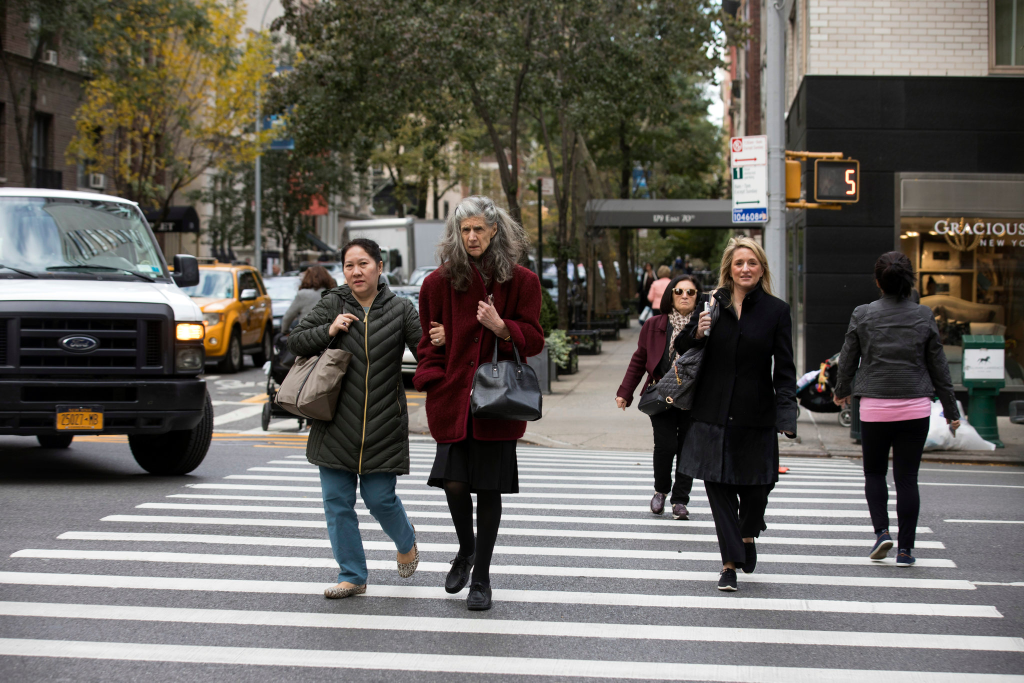
#> input picture images/image1.jpg, 2048 x 1365 px (shown at 1/2 size)
$ python -i person_detector_service.py   (imports and definitions only)
#> lines starting #> are read from the running program, lines starting #| are printed output that depends on the picture
import cv2
import imutils
from PIL import Image
import time
import os

hog = cv2.HOGDescriptor()
# [1 line not run here, left out]


def detect(image: any):
    start = time.time()
    image = imutils.resize(image, width=min(800, image.shape[1]))
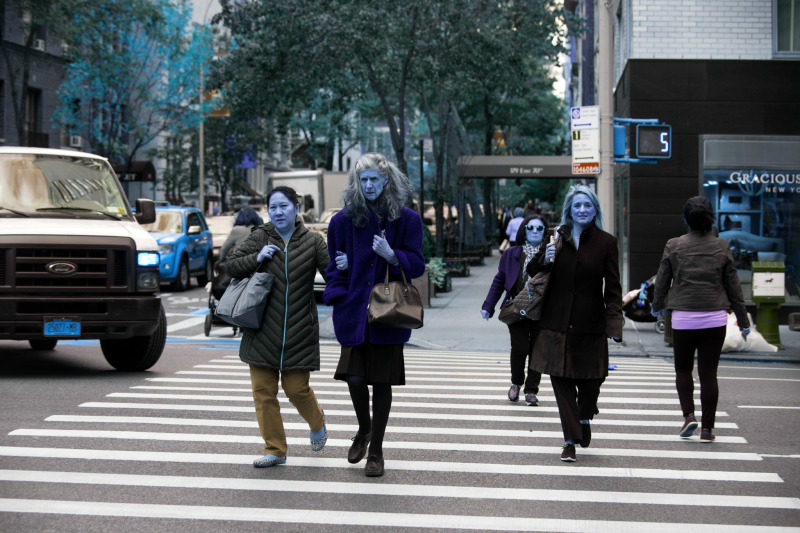
#> image: shape (533, 800, 3); mean of channels 0, 1, 2 103.1, 99.7, 94.1; drawn as B, G, R
    image = cv2.cvtColor(image, cv2.COLOR_RGB2GRAY)
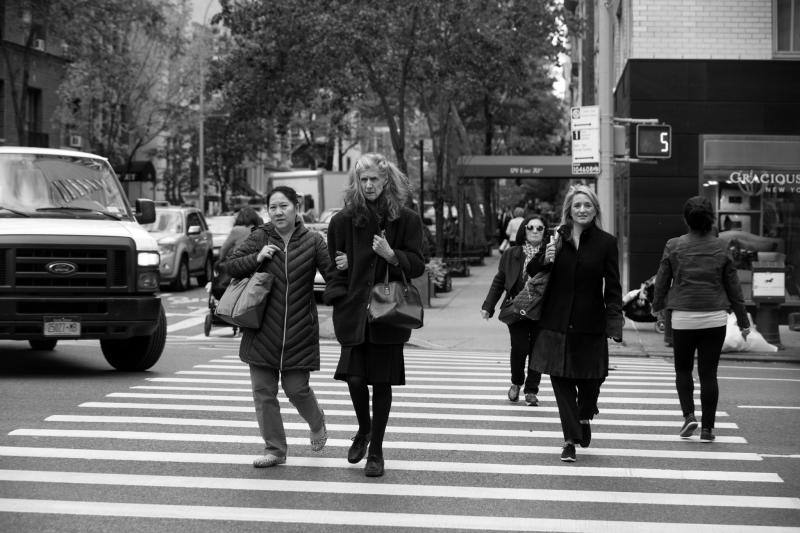
#> image: shape (533, 800); min 0, max 255, mean 100.1
    (regions, _) = hog.detectMultiScale(image, winStride=(4, 4), padding=(4, 4), scale=1.05)
#> regions = ()

    human_counter = 0
    image = cv2.cvtColor(image, cv2.COLOR_GRAY2RGB)
#> image: shape (533, 800, 3)
    for (x, y, w, h) in regions:
        cv2.rectangle(image, (x, y),
                      (x + w, y + h),
                      (0, 255, 0), 2)
        human_counter += 1
#> this loop made 0 passes
#> after the loop, human_counter = 0

    end = time.time()
    cv2.putText(image, f'Total : {human_counter}', (20, 40), cv2.FONT_HERSHEY_DUPLEX, 0.8, (0, 0, 255), 2)
    cv2.putText(image, f'Time : {end - start}', (20, 60), cv2.FONT_HERSHEY_DUPLEX, 0.8, (0, 0, 255), 2)
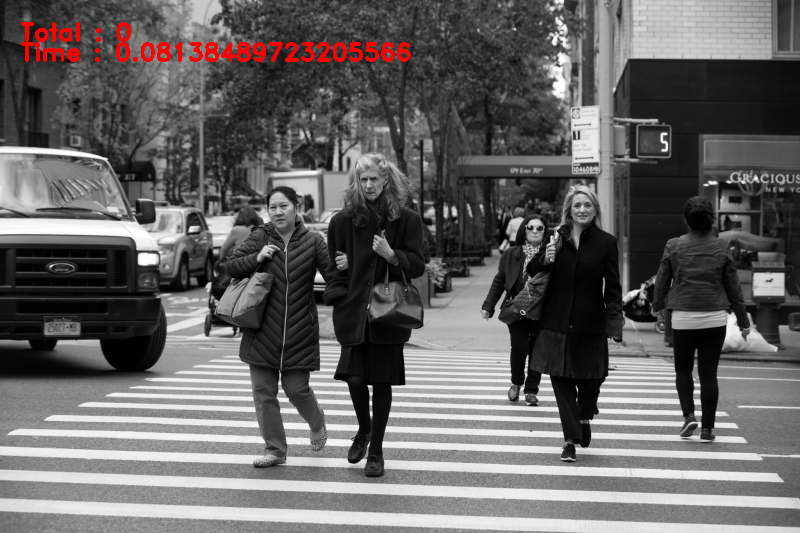
#> image: shape (533, 800, 3); mean B, G, R 99.4, 99.4, 101.9

    cv2.imshow('output', image)
    cv2.waitKey(0)
    cv2.destroyAllWindows()

>>> import cv2
>>> picture = cv2.cvtColor(cv2.imread('images/image1.jpg'), cv2.COLOR_BGR2RGB)
>>> result = detect(picture)
#> result = None

$ run again, on images/image2.jpg
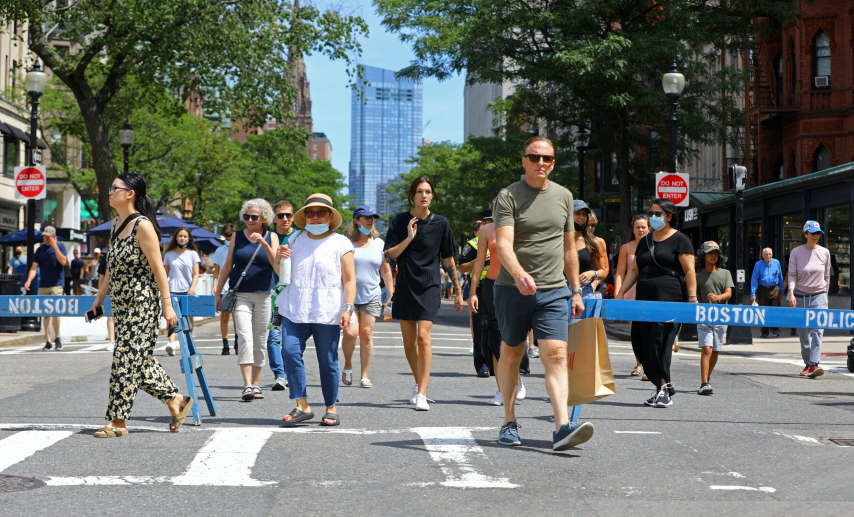
#> input picture images/image2.jpg, 2560 x 1549 px (shown at 1/3 size)
#> in detect, `image = cv2.cvtColor(image, cv2.COLOR_RGB2GRAY)`:
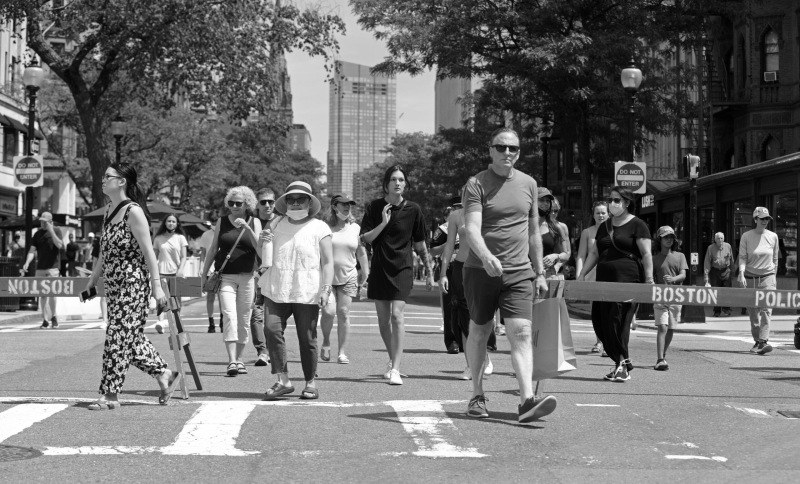
#> image: shape (484, 800); min 0, max 255, mean 110.3
#> regions = ()
#> after the loop in detect, `for (x, y, w, h) in regions:`: human_counter = 0
#> in detect, `cv2.putText(image, f'Time : {end - start}', (20, 60), cv2.FONT_HERSHEY..`:
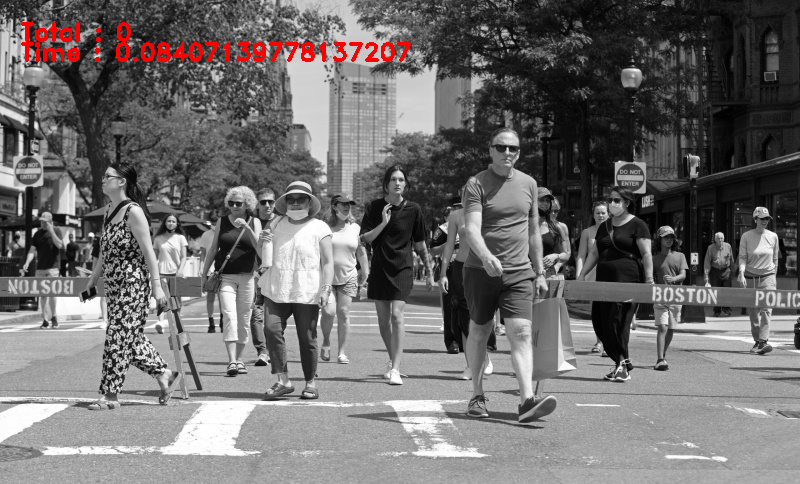
#> image: shape (484, 800, 3); mean B, G, R 109.3, 109.3, 111.8
#> result = None

$ run again, on images/image3.jpg
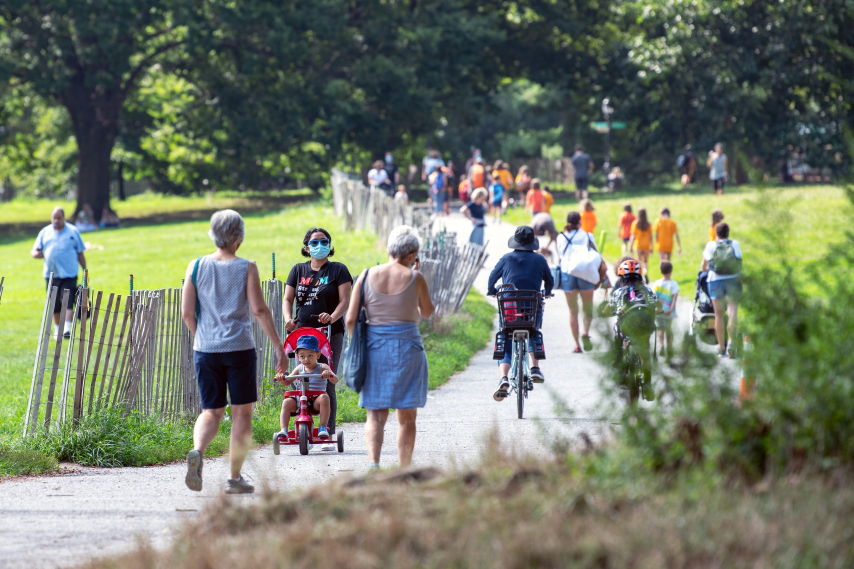
#> input picture images/image3.jpg, 2560 x 1706 px (shown at 1/3 size)
#> in detect, `image = cv2.cvtColor(image, cv2.COLOR_RGB2GRAY)`:
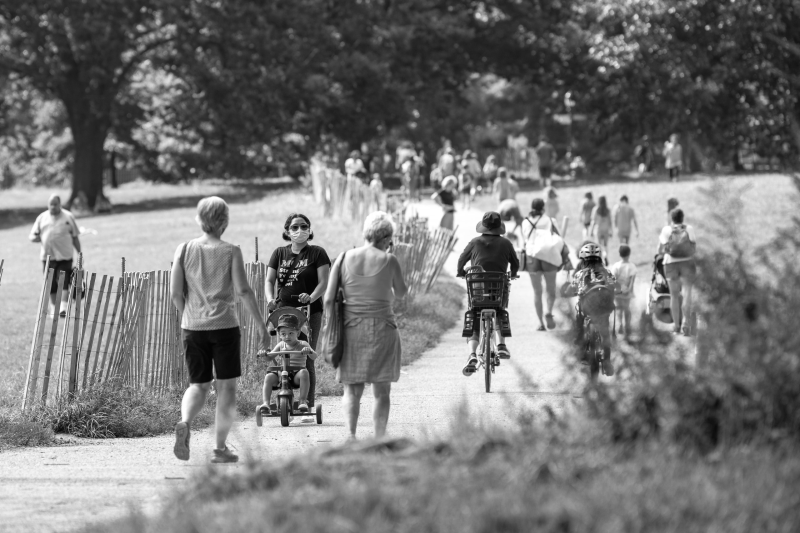
#> image: shape (533, 800); min 4, max 255, mean 119.5
#> regions = ()
#> after the loop in detect, `for (x, y, w, h) in regions:`: human_counter = 0
#> in detect, `cv2.putText(image, f'Time : {end - start}', (20, 60), cv2.FONT_HERSHEY..`:
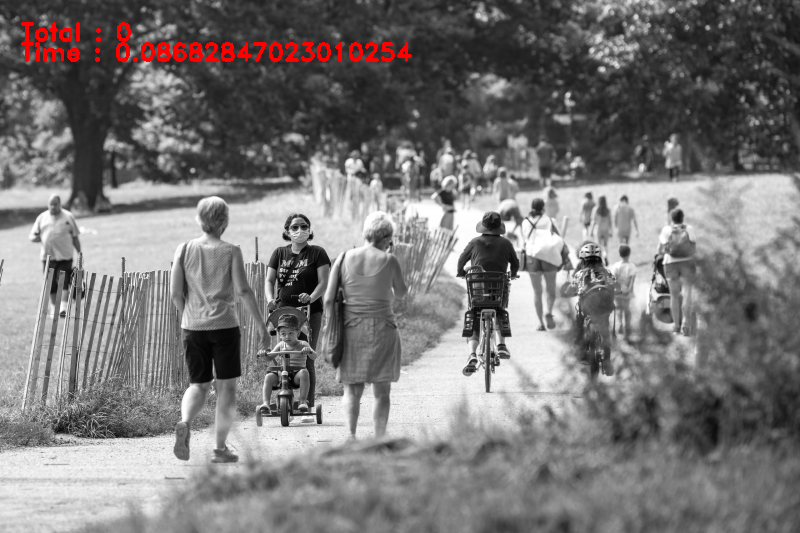
#> image: shape (533, 800, 3); mean B, G, R 119, 119, 121.4
#> result = None

$ run again, on images/image4.jpg
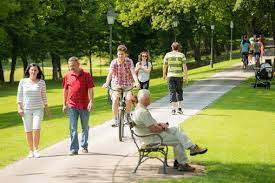
#> input picture images/image4.jpg, 275 x 183 px
#> in detect, `image = cv2.cvtColor(image, cv2.COLOR_RGB2GRAY)`:
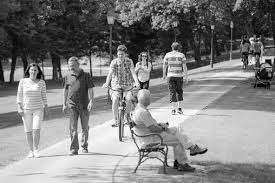
#> image: shape (183, 275); min 0, max 255, mean 129
#> regions = ()
#> after the loop in detect, `for (x, y, w, h) in regions:`: human_counter = 0
#> in detect, `cv2.putText(image, f'Time : {end - start}', (20, 60), cv2.FONT_HERSHEY..`:
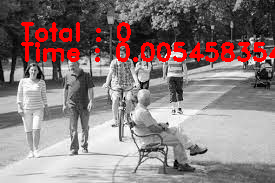
#> image: shape (183, 275, 3); mean B, G, R 125.3, 125.3, 139.4
#> result = None
